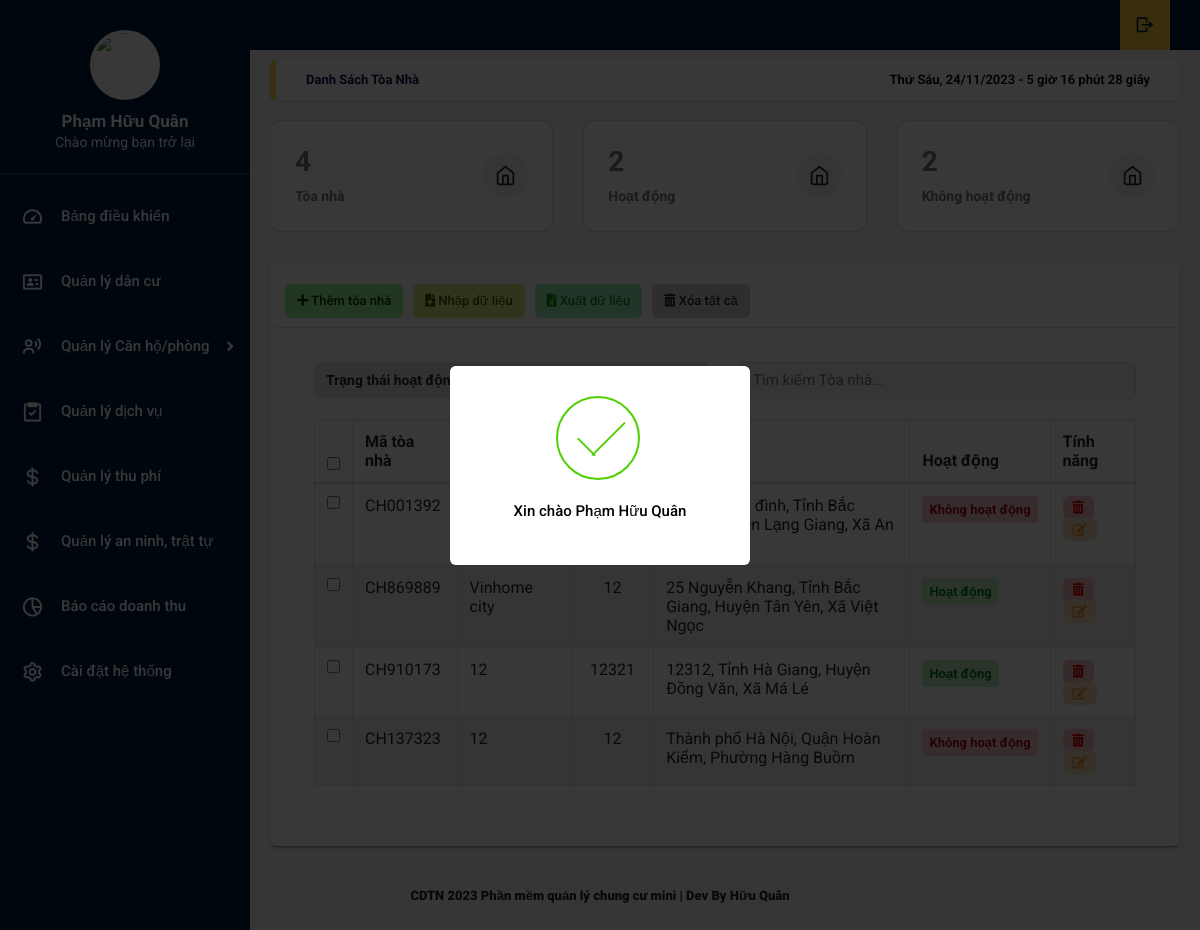
/home.php?title=toanha (signed in), run on an earlier commit of the app's database.
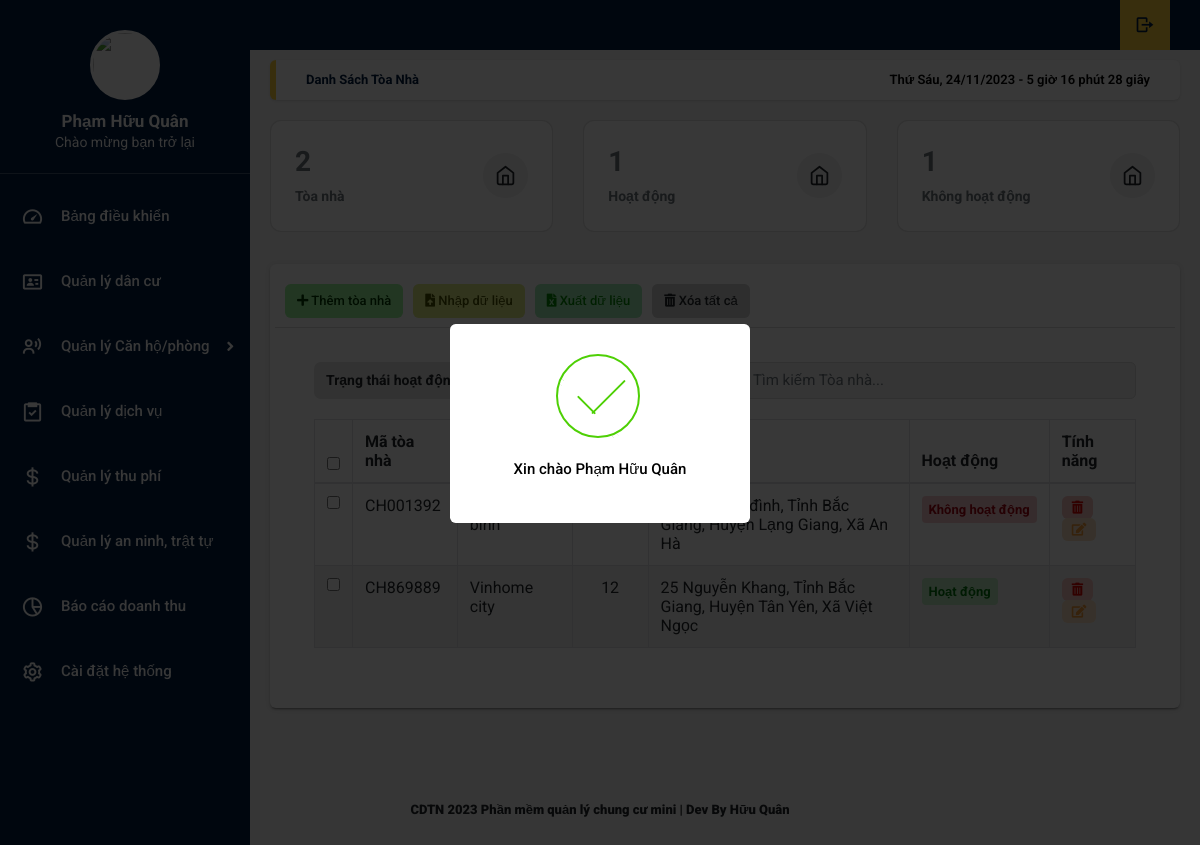
And on a later commit of the database.
### tables this page shows
CREATE TABLE `tb_toanha` (
  `id_toanha` int(11) NOT NULL,
  `ten_toanha` varchar(50) NOT NULL,
  `ma_toanha` varchar(50) NOT NULL,
  `so_tang` int(11) NOT NULL,
  `trangthai_toanha` int(11) NOT NULL,
  `diachi_chitiet` text NOT NULL,
  `tinhthanh` varchar(50) DEFAULT NULL,
  `quanhuyen` varchar(50) DEFAULT NULL,
  `phuongxa` varchar(50) DEFAULT NULL
);

### doc/main/danh_sach_toanha.php (the view, shortened to what this page needs)
<?php
  $sqlcount = "SELECT COUNT(*) FROM tb_toanha;";
  $sqlcountON = "SELECT COUNT(*) FROM tb_toanha WHERE tb_toanha.trangthai_toanha = 1;";
  $sqlcountOFF = "SELECT COUNT(*) FROM tb_toanha WHERE tb_toanha.trangthai_toanha = 0;";
  $querycount = mysqli_query($conn, $sqlcount);
  $querycountON = mysqli_query($conn, $sqlcountON);
  $querycountOFF = mysqli_query($conn, $sqlcountOFF);
  $count = mysqli_fetch_array($querycount);
  $countON = mysqli_fetch_array($querycountON);
  $countOFF = mysqli_fetch_array($querycountOFF);
?>
<main class="app-content">
<div class="app-title">
      <ul class="app-breadcrumb breadcrumb side">
        <li class="breadcrumb-item active"><a href="#"><b>Danh sách tòa nhà</a></li>
      </ul>
      <div id="clock"></div>
    </div>
<div data-v-3893a66a="" class="row match-height">
      <div data-v-3893a66a="" class="col-sm-4 col-12">
        <div data-v-3893a66a="" class="card">
          <div class="card-body d-flex justify-content-between align-items-center">
            <div class="truncate">
              <h2 class="mb-25 font-weight-bolder text-secondary"> <?php echo $count['COUNT(*)'] ?> </h2>
              <span class="text-secondary">Tòa nhà</span>
            </div>
            <span class="b-avatar badge-light-secondary rounded-circle" style="width: 45px; height: 45px;">
              <span class="b-avatar-custom">
              </span>
            </span>
          </div>
        </div>
      </div>
      <div data-v-3893a66a="" class="col-sm-4 col-12">
        <div data-v-3893a66a="" class="card">
          <div class="card-body d-flex justify-content-between align-items-center">
            <div class="truncate">
              <h2 class="mb-25 font-weight-bolder text-secondary"> <?php echo $countON['COUNT(*)'] ?> </h2>
              <span class="text-secondary">Hoạt động</span>
            </div>
            <span class="b-avatar badge-light-secondary rounded-circle" style="width: 45px; height: 45px;">
              <span class="b-avatar-custom">
              </span>
            </span>
          </div>
        </div>
      </div>
      <div data-v-3893a66a="" class="col-sm-4 col-12">
        <div data-v-3893a66a="" class="card">
          <div class="card-body d-flex justify-content-between align-items-center">
            <div class="truncate">
              <h2 class="mb-25 font-weight-bolder text-secondary"> <?php echo $countOFF['COUNT(*)'] ?> </h2>
              <span class="text-secondary">Không hoạt động</span>
            </div>
            <span class="b-avatar badge-light-secondary rounded-circle" style="width: 45px; height: 45px;">
              <span class="b-avatar-custom">
              </span>
            </span>
          </div>
        </div>
      </div>
    </div>
    <div class="row">
      <div class="col-md-12">
        <div class="tile">
          <div class="tile-body">
            <div class="row element-button">
              <div class="col-sm-2">
                <a class="btn btn-add btn-sm" href="#" title="Thêm"><i class="fas fa-plus"></i>
                  Thêm tòa nhà</a>
              </div>
              <div class="col-sm-2">
                <a class="btn btn-delete btn-sm nhap-tu-file" type="button" title="Nhập" onclick="myFunction(this)"><i
                    class="fas fa-file-upload"></i> Nhập dữ liệu</a>
              </div>
              <div class="col-sm-2">
                <a class="btn btn-excel btn-sm" href="" title="In"><i class="fas fa-file-excel"></i> Xuất dữ liệu</a>
              </div>
              <div class="col-sm-2">
                <a class="btn btn-delete btn-sm" type="button" title="Xóa" onclick="myFunction(this)"><i
                    class="fas fa-trash-alt"></i> Xóa tất cả </a>
              </div>
            </div>
            <div class="card-body">
            <div data-v-7f820fac="" class="row search-form">
              <div class="col-md-6 statustoanha">
                                   <div class="select-btn">
                                      <span>Trạng thái hoạt động</span>
                                  </div>
                </div>
              <div data-v-7f820fac="" class="col-md-6 search-input-building">
                <input data-v-7f820fac="" type="text" placeholder="Tìm kiếm Tòa nhà..." class="form-control" id="__BVID__395">
              </div>
            </div>
            <table class="table table-hover table-bordered js-copytextarea" cellpadding="0" cellspacing="0" border="0" id="">
              <thead>
                      <tr>
                        <th width="10"><input type="checkbox" id="all"></th>
                        <th width="110">Mã tòa nhà</th>
                        <th width="150">Tên tòa nhà</th>
                        <th width="100" class="text-center">Số tầng</th>
                        <th width="500">Địa chỉ</th>
                        <th width="110">Hoạt động</th>
                        <th width="120">Tính năng</th>
                      </tr>
                    </thead>
                  <tbody id="tbhtml">
                    <?php
                      $sql = "SELECT tb_toanha.*, COUNT(tb_canho_phong.id_canho_phong) AS so_luong_phong
                      FROM tb_toanha
                      LEFT JOIN tb_canho_phong ON tb_toanha.id_toanha = tb_canho_phong.id_toanha
                      GROUP BY tb_toanha.id_toanha;";
                        $query = mysqli_query($conn, $sql);
                        if(mysqli_num_rows($query) > 0){
                        while ($row = mysqli_fetch_array($query)) {
                      ?>
                      <tr id="row_<?php echo $row['id_toanha']; ?>">
                        <td width="10"><input type="checkbox" name="check1" value="1"></td>
                        <td class="ma_toanha"><?php echo $row['ma_toanha']; ?></td>
                        <td class="ten_toanha"><?php echo $row['ten_toanha']; ?></td>
                        <td class="text-center so_tang" ><?php echo $row['so_tang']; ?></td>
                        <td class="diachi_chitiet">
                          <?php
                                $showaddress = array();
                          if (!empty($row['diachi_chitiet'])) {
                                  $showaddress[] = $row['diachi_chitiet'];
                              }
                              if (!empty($row['tinhthanh'])) {
                                  $showaddress[] = $row['tinhthanh'];
                              }
                              if (!empty($row['quanhuyen'])) {
                                  $showaddress[] = $row['quanhuyen'];
                              }
                              if (!empty($row['phuongxa'])) {
                                  $showaddress[] = $row['phuongxa'];
                              }
                              $show_address = implode(', ', $showaddress);
                              echo $show_address;
                          ?>
                        </td>
                        <td class="trangthai_toanha">
                          <?php
                          if($row['trangthai_toanha'] == 1){
                            echo '<span class="badge bg-success" style="font-size: 13px;"><b class="span_pending">Hoạt động</b></span>';
                          }else if($row['trangthai_toanha'] == 0){
                            echo '<span class="badge bg-danger" style="font-size: 13px;"><b class="span_pending">Không hoạt động</b></span>';
                          }
                          ?>
                        </td>
                        <td class="table-td-center">
                          <button class="btn btn-primary btn-sm trash" type="button" title="Xóa" id="btn-delete" data-id="<?php echo $row['id_toanha']  ?>"><i class="fas fa-trash-alt"></i>
                          </button>
                          <button class="btn btn-primary btn-sm edit" type="button" title="Sửa" id="btn-edit"
                            data-toggle="modal" data-target="#ModalUP" data-id="<?php echo $row['id_toanha']?>"><i class="fas fa-edit"></i>
                          </button>
                        </td>
                      </tr>
                      <?php
                      }
                    }else{
                        echo '<td valign="top" colspan="10" class="dataTables_empty" style="text-align: center;">Không tìm thấy kết quả</td>';
                    }
                      ?>
                  </tbody>
                </table>
              </div>
          </div>
        </div>
      </div>
    </div>
</main>

### home.php (shortened to what this page needs)
<!DOCTYPE html>
<html lang="en">
<head>
  <link rel="stylesheet" type="text/css" href="css/main.css">
  <link rel="stylesheet" type="text/css" href="css/chunk-fdbc685e.f4f760a7.css">
  <link rel="stylesheet" href="https://cdnjs.cloudflare.com/ajax/libs/jquery-confirm/3.3.2/jquery-confirm.min.css">
  <link rel="stylesheet" href="https://cdn.jsdelivr.net/npm/boxicons@latest/css/boxicons.min.css">
  <link rel="stylesheet" href="https://unpkg.com/boxicons@latest/css/boxicons.min.css">
  <link rel="stylesheet" type="text/css" href="https://maxcdn.bootstrapcdn.com/font-awesome/4.7.0/css/font-awesome.min.css">
  <link rel="stylesheet" href="https://use.fontawesome.com/releases/v5.8.2/css/all.css">
  <link rel="stylesheet" href="https://cdn.jsdelivr.net/npm/bootstrap-select@1.13.14/dist/css/bootstrap-select.min.css">
</head>
<body onload="time()" class="app sidebar-mini rtl">
<?php
            include("doc/header.php");
            include("doc/sidebar.php");
            include("doc/main.php");
            include("doc/footer.php");
?>
</body>
</html>

### doc/header.php (shortened to what this page needs)
<header class="app-header">
    <ul class="app-nav">
      <li><a class="app-nav__item" href="../components/logout.php"><i class='bx bx-log-out bx-rotate-180'></i> </a>
      </li>
    </ul>
  </header>

### doc/sidebar.php (shortened to what this page needs)
<aside class="app-sidebar">
  <div class="app-sidebar__user"><img class="app-sidebar__user-avatar" src="/images/<?php echo $_SESSION['hinh_anh']?>" width="50px"
      alt="User Image">
    <div>
      <p class="app-sidebar__user-name"><b><?php echo $_SESSION['ten_hien_thi'] ?></b></p>
      <p class="app-sidebar__user-designation">Chào mừng bạn trở lại</p>
    </div>
  </div>
  <hr>
  <ul class="app-menu">
    <li>
          <a class="app-menu__item" href="">
                <i class='app-menu__icon bx bx-tachometer'></i>
          <span class="app-menu__label">Bảng điều khiển</span></a>
    </li>
    <li>
          <a class="app-menu__item " href="../home.php?title=quanlydancu">
                <i class='app-menu__icon bx bx-id-card'></i>
          <span class="app-menu__label">Quản lý dân cư</span></a>
    </li>
    <li>
          <a class="app-menu__item sub-btn" href="#">
                <i class='app-menu__icon bx bx-user-voice'></i>
                <span class="app-menu__label">Quản lý Căn hộ/phòng</span>
                <i class="fas fa-angle-right dropdown"></i>
          </a>
    </li>
    <li>
          <a class="app-menu__item" href="../home.php?title=quanlydichvu">
                <i class='app-menu__icon bx bx-task'></i>
          <span class="app-menu__label">Quản lý dịch vụ</span></a>
    </li>
    <li>
          <a class="app-menu__item" href="../home.php?title=quanlythuphi">
          <i class='app-menu__icon bx bx-dollar'></i>
          <span class="app-menu__label">Quản lý thu phí</span></a>
    </li>
    <li>
          <a class="app-menu__item" href="../home.php?title=quanlyanninh_trattu">
                <i class='app-menu__icon bx bx-dollar'></i>
          <span class="app-menu__label">Quản lý an ninh, trật tự</span></a>
    </li>
    <li>
          <a class="app-menu__item" href="quan-ly-bao-cao.html">
                <i class='app-menu__icon bx bx-pie-chart-alt-2'></i>
          <span class="app-menu__label">Báo cáo doanh thu</span></a>
    </li>
    <li>
          <a class="app-menu__item" href="#">
                <i class='app-menu__icon bx bx-cog'></i>
          <span class="app-menu__label">Cài đặt hệ thống</span></a>
    </li>
  </ul>
</aside>

### doc/main.php
<?php
            if(isset($_GET['title'])){
                $tam = $_GET['title'];
                if($tam == "toanha"){
                    include("main/danh_sach_toanha.php");
                }else if($tam == "quanlydancu"){
                    include("main/danh_sach_dancu.php");
                }else if($tam == "quanlydichvu"){
                    include("main/danh_sach_dichvu.php");
                }else if($tam == "quanlythuphi"){
                    include("main/danh_sach_hoadon.php");
                }else if($tam == "quanlyanninh_trattu"){
                    include("main/danh_sach_aninh_tratu.php");
                }else if($tam == "canho_phong"){
                    include("main/danh_sach_canho_phong.php");
                }else if($tam == "taisan"){
                    include("main/danh_sach_taisan.php");
                }else if($tam == "baotrisuachua"){
                    include("main/danh_sach_baotrisuachua.php");
                }
            }else{
                $tam = '';
                include("main/index.php");
            }

### doc/footer.php (shortened to what this page needs)
<footer>
  <div class="text-center" style="font-size: 13px">
      <p><b>CDTN
           Phần mềm quản lý chung cư mini | Dev By Hữu Quân
        </b></p>
    </div>
</footer>

What changed in the data, as far as the page shows it:
removed tb_toanha: ma_toanha "CH910173", ten_toanha "12", so_tang "12321", show_address "12312, Tỉnh Hà Giang, Huyện Đồng Văn, Xã Má Lé", trangthai_toanha "Hoạt động"
removed tb_toanha: ma_toanha "CH137323", ten_toanha "12", so_tang "12", show_address "Thành phố Hà Nội, Quận Hoàn Kiếm, Phường Hàng Buồm", trangthai_toanha "Không hoạt động"
Also different on the page:
$count['COUNT(*)']: "4" → "2"
$countON['COUNT(*)']: "2" → "1"
$countOFF['COUNT(*)']: "2" → "1"
